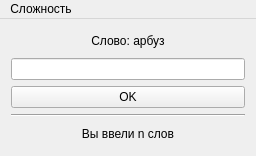
<?xml version="1.0" encoding="UTF-8"?>
<ui version="4.0">
 <class>MainWindow</class>
 <widget class="QMainWindow" name="MainWindow">
  <property name="geometry">
   <rect>
    <x>0</x>
    <y>0</y>
    <width>256</width>
    <height>156</height>
   </rect>
  </property>
  <property name="windowTitle">
   <string>MainWindow</string>
  </property>
  <widget class="QWidget" name="centralWidget">
   <layout class="QGridLayout" name="gridLayout">
    <item row="0" column="0">
     <layout class="QVBoxLayout" name="verticalLayout_2">
      <item>
       <widget class="QLabel" name="label_2">
        <property name="text">
         <string>Слово: арбуз</string>
        </property>
        <property name="alignment">
         <set>Qt::AlignCenter</set>
        </property>
       </widget>
      </item>
      <item>
       <layout class="QVBoxLayout" name="verticalLayout">
        <item>
         <widget class="QLineEdit" name="lineEdit"/>
        </item>
        <item>
         <widget class="QPushButton" name="pushButton">
          <property name="text">
           <string>OK</string>
          </property>
         </widget>
        </item>
       </layout>
      </item>
      <item>
       <widget class="Line" name="line">
        <property name="orientation">
         <enum>Qt::Horizontal</enum>
        </property>
       </widget>
      </item>
      <item>
       <widget class="QLabel" name="label_3">
        <property name="text">
         <string>Вы ввели n слов</string>
        </property>
        <property name="alignment">
         <set>Qt::AlignCenter</set>
        </property>
       </widget>
      </item>
     </layout>
    </item>
   </layout>
  </widget>
  <widget class="QMenuBar" name="menuBar">
   <property name="geometry">
    <rect>
     <x>0</x>
     <y>0</y>
     <width>256</width>
     <height>21</height>
    </rect>
   </property>
   <widget class="QMenu" name="menuGkj">
    <property name="title">
     <string>Сложность</string>
    </property>
    <addaction name="action"/>
    <addaction name="action_2"/>
   </widget>
   <addaction name="menuGkj"/>
  </widget>
  <action name="action">
   <property name="text">
    <string>Случайно</string>
   </property>
  </action>
  <action name="action_2">
   <property name="text">
    <string>Пресс</string>
   </property>
  </action>
 </widget>
 <layoutdefault spacing="6" margin="11"/>
 <resources/>
 <connections/>
</ui>
